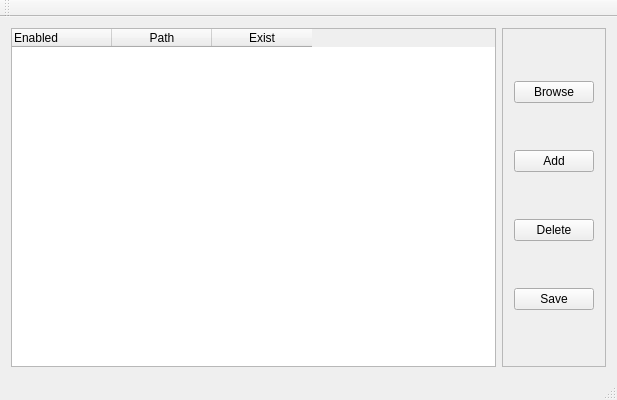
<?xml version="1.0" encoding="UTF-8"?>
<ui version="4.0">
 <class>MainWindow</class>
 <widget class="QMainWindow" name="MainWindow">
  <property name="geometry">
   <rect>
    <x>0</x>
    <y>0</y>
    <width>617</width>
    <height>400</height>
   </rect>
  </property>
  <property name="minimumSize">
   <size>
    <width>500</width>
    <height>400</height>
   </size>
  </property>
  <property name="windowTitle">
   <string>Simple Path Editor</string>
  </property>
  <widget class="QWidget" name="centralWidget">
   <layout class="QHBoxLayout" name="horizontalLayout">
    <item>
     <widget class="QTableWidget" name="tableWidget">
      <property name="dragEnabled">
       <bool>false</bool>
      </property>
      <column>
       <property name="text">
        <string>Enabled</string>
       </property>
       <property name="textAlignment">
        <set>AlignLeading|AlignVCenter</set>
       </property>
      </column>
      <column>
       <property name="text">
        <string>Path</string>
       </property>
      </column>
      <column>
       <property name="text">
        <string>Exist</string>
       </property>
      </column>
     </widget>
    </item>
    <item>
     <widget class="QFrame" name="frame">
      <property name="frameShape">
       <enum>QFrame::StyledPanel</enum>
      </property>
      <property name="frameShadow">
       <enum>QFrame::Raised</enum>
      </property>
      <layout class="QVBoxLayout" name="verticalLayout">
       <item>
        <widget class="QPushButton" name="buttonBrowse">
         <property name="text">
          <string>Browse</string>
         </property>
        </widget>
       </item>
       <item>
        <widget class="QPushButton" name="buttonAddPath">
         <property name="text">
          <string>Add</string>
         </property>
        </widget>
       </item>
       <item>
        <widget class="QPushButton" name="buttonDeletePath">
         <property name="text">
          <string>Delete</string>
         </property>
        </widget>
       </item>
       <item>
        <widget class="QPushButton" name="buttonSave">
         <property name="text">
          <string>Save</string>
         </property>
        </widget>
       </item>
      </layout>
     </widget>
    </item>
   </layout>
  </widget>
  <widget class="QMenuBar" name="menuBar">
   <property name="geometry">
    <rect>
     <x>0</x>
     <y>0</y>
     <width>617</width>
     <height>21</height>
    </rect>
   </property>
  </widget>
  <widget class="QToolBar" name="mainToolBar">
   <attribute name="toolBarArea">
    <enum>TopToolBarArea</enum>
   </attribute>
   <attribute name="toolBarBreak">
    <bool>false</bool>
   </attribute>
  </widget>
  <widget class="QStatusBar" name="statusBar"/>
 </widget>
 <layoutdefault spacing="6" margin="11"/>
 <resources/>
 <connections/>
</ui>
